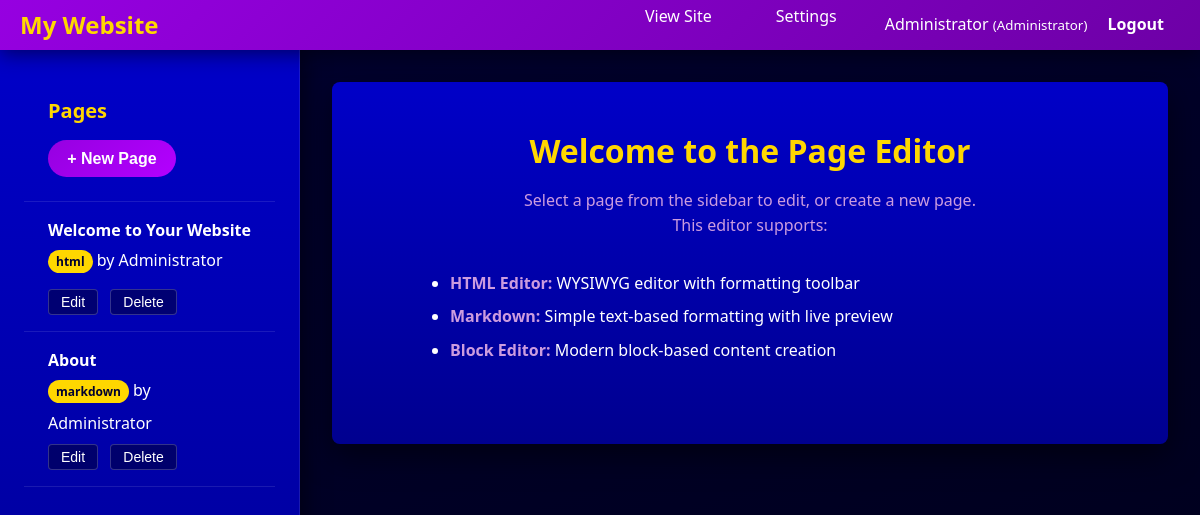
/admin/index.php (signed in), run on the app's committed database.
### tables this page shows
CREATE TABLE IF NOT EXISTS users (
    id INT AUTO_INCREMENT PRIMARY KEY,
    username VARCHAR(50) UNIQUE NOT NULL,
    email VARCHAR(255) UNIQUE NOT NULL,
    password_hash VARCHAR(255) NOT NULL,
    display_name VARCHAR(100),
    role_id INT NOT NULL DEFAULT 2,
    is_active BOOLEAN DEFAULT TRUE,
    email_verified BOOLEAN DEFAULT FALSE,
    last_login TIMESTAMP NULL,
    created_at TIMESTAMP DEFAULT CURRENT_TIMESTAMP,
    updated_at TIMESTAMP DEFAULT CURRENT_TIMESTAMP ON UPDATE CURRENT_TIMESTAMP,
    FOREIGN KEY (role_id) REFERENCES roles(id),
    INDEX idx_username (username),
    INDEX idx_email (email),
    INDEX idx_role (role_id)
);

CREATE TABLE IF NOT EXISTS roles (
    id INT AUTO_INCREMENT PRIMARY KEY,
    name VARCHAR(50) UNIQUE NOT NULL,
    display_name VARCHAR(100) NOT NULL,
    description TEXT,
    level INT NOT NULL DEFAULT 0,
    created_at TIMESTAMP DEFAULT CURRENT_TIMESTAMP,
    INDEX idx_level (level)
);

CREATE TABLE IF NOT EXISTS pages (
    id INT AUTO_INCREMENT PRIMARY KEY,
    title VARCHAR(255) NOT NULL,
    slug VARCHAR(255) UNIQUE NOT NULL,
    content LONGTEXT NOT NULL,
    content_type ENUM('html', 'markdown', 'blocks') DEFAULT 'html',
    author_id INT NULL,
    created_at TIMESTAMP DEFAULT CURRENT_TIMESTAMP,
    updated_at TIMESTAMP DEFAULT CURRENT_TIMESTAMP ON UPDATE CURRENT_TIMESTAMP,
    FOREIGN KEY (author_id) REFERENCES users(id) ON DELETE SET NULL,
    INDEX idx_slug (slug),
    INDEX idx_created (created_at),
    INDEX idx_author (author_id)
);

### src/config.php (called while the page is built, shortened)
<?php
function getDB() {
    static $pdo = null;
    if ($pdo === null) {
        try {
            $pdo = new PDO(
                "mysql:host=" . DB_HOST . ";dbname=" . DB_NAME . ";charset=utf8mb4",
                DB_USER,
                DB_PASSWORD,
                [
                    PDO::ATTR_ERRMODE => PDO::ERRMODE_EXCEPTION,
                    PDO::ATTR_DEFAULT_FETCH_MODE => PDO::FETCH_ASSOC,
                    PDO::ATTR_EMULATE_PREPARES => false,
                ]
            );
        } catch (PDOException $e) {
            die("Database connection failed: " . $e->getMessage());
        }
    }
    return $pdo;
}
function h($string) {
    return htmlspecialchars($string, ENT_QUOTES, 'UTF-8');
}
?>

### src/settings.php (called while the page is built, shortened)
<?php
require_once __DIR__ . '/config.php';
class Settings {
    private static $instance = null;
    private $db;
    private $cache = [];
    private $loaded = false;
    private function __construct() {
        $this->db = getDB();
    }
    public static function getInstance() {
        if (self::$instance === null) {
            self::$instance = new Settings();
        }
        return self::$instance;
    }
    private function loadAll() {
        if ($this->loaded) return;
        try {
            $stmt = $this->db->query("SELECT setting_key, setting_value, setting_type FROM settings");
            while ($row = $stmt->fetch()) {
                $this->cache[$row['setting_key']] = $this->castValue($row['setting_value'], $row['setting_type']);
            }
            $this->loaded = true;
        } catch (PDOException $e) {
            $this->loaded = true;
        }
    }
    private function castValue($value, $type) {
        switch ($type) {
            case 'number':
                return (int) $value;
            case 'boolean':
                return (bool) $value;
            default:
                return $value;
        }
    }
    public function get($key, $default = null) {
        $this->loadAll();
        return $this->cache[$key] ?? $default;
    }
}
function settings() {
    return Settings::getInstance();
}
function siteTitle() {
    return settings()->get('site_title', SITE_TITLE);
}
?>

### src/auth.php (called while the page is built, shortened)
<?php
require_once __DIR__ . '/config.php';
class Auth {
    private $db;
    private $user = null;
    private $permissions = [];
    public function __construct() {
        $this->db = getDB();
        $this->loadUserFromSession();
    }
    private function loadUserFromSession() {
        if (isset($_SESSION['user_id'])) {
            $stmt = $this->db->prepare("
                SELECT u.*, r.name as role_name, r.display_name as role_display_name, r.level as role_level
                FROM users u
                JOIN roles r ON u.role_id = r.id
                WHERE u.id = ? AND u.is_active = TRUE
            ");
            $stmt->execute([$_SESSION['user_id']]);
            $this->user = $stmt->fetch();
            if ($this->user) {
                $this->loadPermissions();
            } else {
                $this->logout();
            }
        } elseif (isset($_COOKIE['remember_token'])) {
            $this->authenticateByToken($_COOKIE['remember_token']);
        }
    }
    private function loadPermissions() {
        $stmt = $this->db->prepare("
            SELECT p.name
            FROM permissions p
            JOIN role_permissions rp ON p.id = rp.permission_id
            WHERE rp.role_id = ?
        ");
        $stmt->execute([$this->user['role_id']]);
        $this->permissions = $stmt->fetchAll(PDO::FETCH_COLUMN);
    }
    public function isLoggedIn() {
        return $this->user !== null;
    }
    public function getUser() {
        return $this->getSafeUserData();
    }
    private function getSafeUserData() {
        return [
            'id' => $this->user['id'],
            'username' => $this->user['username'],
            'email' => $this->user['email'],
            'display_name' => $this->user['display_name'],
            'role_id' => $this->user['role_id'],
            'role_name' => $this->user['role_name'],
            'role_display_name' => $this->user['role_display_name'],
            'role_level' => $this->user['role_level'],
            'created_at' => $this->user['created_at'],
            'last_login' => $this->user['last_login']
        ];
    }
    public function hasPermission($permission) {
        return in_array($permission, $this->permissions);
    }
    public function canEditPage($pageAuthorId) {
        if ($this->hasPermission('edit_all_pages')) return true;
        return false;
    }
    public function canDeletePage($pageAuthorId) {
        if ($this->hasPermission('delete_all_pages')) return true;
        return false;
    }
}
$auth = new Auth();
function auth() {
    global $auth;
    return $auth;
}
function currentUser() {
    return auth()->getUser();
}
function hasPermission($permission) {
    return auth()->hasPermission($permission);
}
?>

### src/admin/index.php (the view, shortened to what this page needs)
<?php
require_once '../auth.php';
require_once '../settings.php';
$currentUser = currentUser();
$siteTitle = siteTitle();
$db = getDB();
if (hasPermission('edit_all_pages')) {
    $stmt = $db->query("
        SELECT p.id, p.title, p.slug, p.content_type, p.updated_at, p.author_id,
               u.display_name as author_name
        FROM pages p
        LEFT JOIN users u ON p.author_id = u.id
        ORDER BY p.updated_at DESC
    ");
}
$pages = $stmt->fetchAll();
?>
<!DOCTYPE html>
<html lang="en">
<head>
    <link rel="stylesheet" href="/assets/css/global.css">
    <link rel="stylesheet" href="/assets/css/editor.css">
</head>
<body>
    <nav class="navbar">
        <div class="container">
            <a href="/" class="logo"><?php echo h($siteTitle); ?></a>
            <ul class="nav-menu">
                <li><a href="/">View Site</a></li>
                <?php if (hasPermission('manage_settings')): ?>
                <li><a href="/admin/settings.php">Settings</a></li>
                <?php endif; ?>
                <li class="user-menu">
                    <span class="user-badge">
                        <?php echo h($currentUser['display_name']); ?>
                        <small>(<?php echo h($currentUser['role_display_name']); ?>)</small>
                    </span>
                    <a href="/logout.php" class="btn btn-sm">Logout</a>
                </li>
            </ul>
        </div>
    </nav>
    <div class="editor-container">
        <aside class="sidebar">
            <div class="sidebar-header">
                <h2>Pages</h2>
                <?php if (hasPermission('create_pages')): ?>
                <button class="btn btn-primary" onclick="newPage()">+ New Page</button>
                <?php endif; ?>
            </div>
            <ul class="page-list" id="pageList">
                <?php foreach ($pages as $p):
                    $canEdit = auth()->canEditPage($p['author_id']);
                    $canDelete = auth()->canDeletePage($p['author_id']);
                ?>
                <li class="page-item" data-id="<?php echo $p['id']; ?>">
                    <div class="page-info">
                        <span class="page-title"><?php echo h($p['title']); ?></span>
                        <span class="page-meta">
                            <span class="page-type"><?php echo h($p['content_type']); ?></span>
                            <?php if ($p['author_name']): ?>
                            <span class="page-author">by <?php echo h($p['author_name']); ?></span>
                            <?php endif; ?>
                        </span>
                    </div>
                    <div class="page-actions">
                        <?php if ($canEdit): ?>
                        <button onclick="loadPage(<?php echo $p['id']; ?>)">Edit</button>
                        <?php else: ?>
                        <button onclick="loadPage(<?php echo $p['id']; ?>)">View</button>
                        <?php endif; ?>
                        <?php if ($canDelete): ?>
                        <button class="btn-danger" onclick="deletePage(<?php echo $p['id']; ?>)">Delete</button>
                        <?php endif; ?>
                    </div>
                </li>
                <?php endforeach; ?>
            </ul>
        </aside>
        <main class="editor-main">
            <div id="welcomeMessage" class="welcome-message">
                <h2>Welcome to the Page Editor</h2>
                <p>Select a page from the sidebar to edit, or create a new page.</p>
                <p>This editor supports:</p>
                <ul>
                    <li><strong>HTML Editor:</strong> WYSIWYG editor with formatting toolbar</li>
                    <li><strong>Markdown:</strong> Simple text-based formatting with live preview</li>
                    <li><strong>Block Editor:</strong> Modern block-based content creation</li>
                </ul>
            </div>
        </main>
    </div>
</body>
</html>

### src/assets/css/global.css (style rules this page uses)
:root { --bg-main: #000030; --bg-panel: #0000C8; --bg-panel-dark: #00008f; --primary: #9600E1; --primary-dark: #6d00a6; --primary-light: #b300ff; --secondary: #CC9CDF; --danger: #C80000; --danger-dark: #a00000; --success: #00a060; --success-light: #c6f6d5; --warning: #ffc107; --accent: #FFD700; --text-main: #ffffff; --text-muted: #CC9CDF; --text-dark: #000030; --border-color: rgba(255, 255, 255, 0.1); --border-light: rgba(255, 255, 255, 0.2); --shadow-color: rgba(0, 0, 0, 0.5); --overlay: rgba(0, 0, 48, 0.9); }
* { margin: 0; padding: 0; box-sizing: border-box; }
html, body { height: 100%; scroll-behavior: smooth; }
body { font-family: system-ui, -apple-system, BlinkMacSystemFont, 'Segoe UI', Roboto, Oxygen, Ubuntu, sans-serif; line-height: 1.6; background: linear-gradient(160deg, var(--bg-main), #00001a); color: var(--text-main); min-height: 100vh; display: flex; flex-direction: column; }
h1, h2, h3, h4, h5, h6 { line-height: 1.3; margin-bottom: 0.5em; }
h2 { font-size: 2rem; }
a { color: var(--accent); text-decoration: none; transition: color 0.2s, opacity 0.2s; }
.container { max-width: 1200px; margin: 0 auto; padding: 0 20px; }
.navbar { background: linear-gradient(135deg, var(--primary), var(--primary-dark)); height: 50px; box-shadow: 0 4px 20px var(--shadow-color); position: sticky; top: 0; z-index: 100; flex-shrink: 0; }
.navbar .container { display: flex; justify-content: space-between; align-items: center; height: 100%; }
.logo { font-size: 1.5rem; font-weight: bold; color: var(--accent); text-decoration: none; }
.nav-menu { display: flex; list-style: none; gap: 2rem; }
.nav-menu a { color: var(--text-main); text-decoration: none; padding: 0.5rem 1rem; border-radius: 6px; transition: background 0.2s, transform 0.2s; }
.sidebar { background: linear-gradient(180deg, var(--primary), var(--primary-dark)); padding: 1.5rem; box-shadow: 4px 0 20px var(--shadow-color); }
.sidebar h1, .sidebar h2 { margin: 0 0 1.5rem; font-size: 1.4rem; color: var(--accent); }
.btn, .button { display: inline-block; padding: 0.6rem 1.2rem; border-radius: 999px; border: none; font-weight: 600; font-size: 1rem; cursor: pointer; text-decoration: none; transition: transform 0.15s, box-shadow 0.15s, background 0.2s; }
.btn-primary, .button.primary { background: linear-gradient(135deg, var(--primary), var(--primary-light)); color: white; }
.btn-danger, .button.danger { background: var(--danger); color: white; }

### src/assets/css/editor.css (style rules this page uses)
.editor-container { display: flex; height: calc(100vh - 50px); background: linear-gradient(160deg, var(--bg-main), #00001a); }
.editor-container .sidebar { width: 300px; background: linear-gradient(180deg, var(--bg-panel), var(--bg-panel-dark)); border-right: 1px solid var(--border-color); overflow-y: auto; }
.sidebar-header { padding: 1.5rem; border-bottom: 1px solid var(--border-color); }
.sidebar-header h2 { margin-bottom: 1rem; font-size: 1.25rem; color: var(--accent); }
.page-list { list-style: none; }
.page-item { padding: 1rem 1.5rem; border-bottom: 1px solid var(--border-color); cursor: pointer; transition: background-color 0.2s; }
.page-title { display: block; font-weight: 600; margin-bottom: 0.25rem; color: var(--text-main); }
.page-type { display: inline-block; font-size: 0.75rem; color: var(--text-dark); background: var(--accent); padding: 0.125rem 0.5rem; border-radius: 12px; margin-bottom: 0.5rem; font-weight: 600; }
.page-item button { margin-right: 0.5rem; margin-top: 0.5rem; padding: 0.25rem 0.75rem; font-size: 0.875rem; border: 1px solid var(--border-light); background: rgba(0, 0, 48, 0.5); color: var(--text-main); border-radius: 4px; cursor: pointer; transition: background 0.2s; }
.editor-main { flex: 1; overflow-y: auto; padding: 2rem; }
.welcome-message { background: linear-gradient(180deg, var(--bg-panel), var(--bg-panel-dark)); padding: 3rem; border-radius: 8px; text-align: center; box-shadow: 0 12px 30px var(--shadow-color); }
.welcome-message h2 { color: var(--accent); margin-bottom: 1rem; }
.welcome-message p { color: var(--text-muted); }
.welcome-message ul { text-align: left; max-width: 600px; margin: 2rem auto; color: var(--text-main); }
.welcome-message li { margin-bottom: 0.5rem; }
.welcome-message strong { color: var(--secondary); }

### data on the page
users: display_name "Administrator", role.display_name "Administrator"
pages: title "Welcome to Your Website", content_type "html", author.display_name "Administrator"
pages: title "About", content_type "markdown", author.display_name "Administrator"

### other printed values
$siteTitle "My Website"
